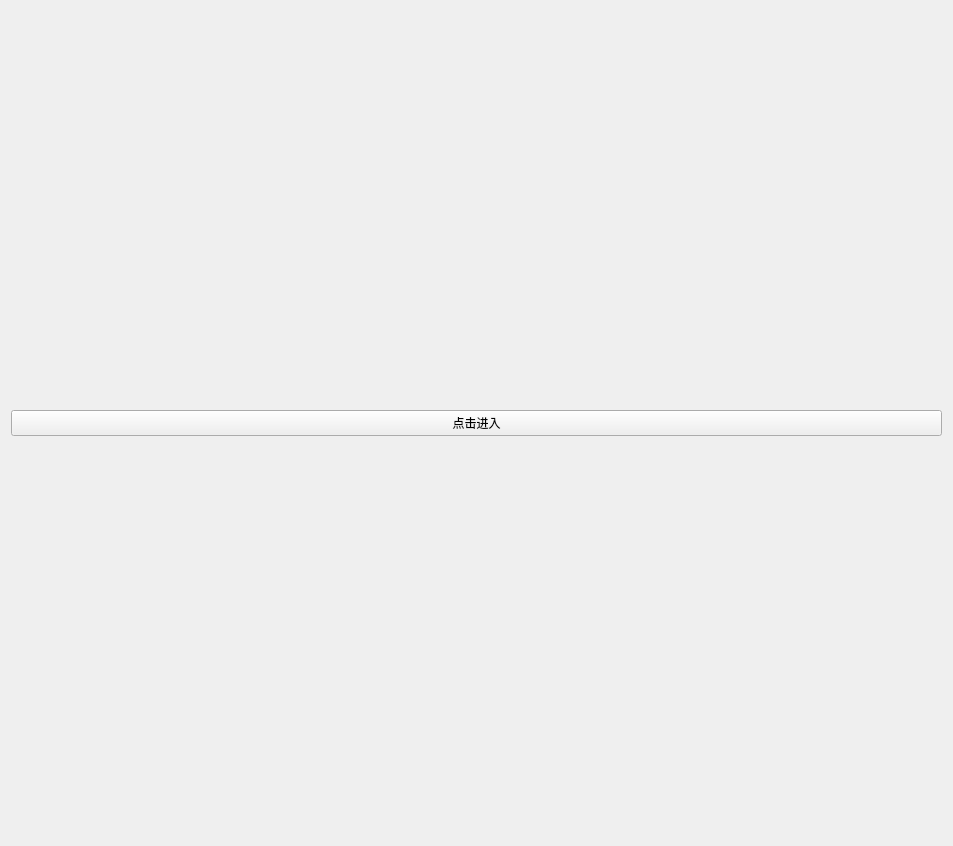
<?xml version="1.0" encoding="UTF-8"?>
<ui version="4.0">
 <class>Widget</class>
 <widget class="QWidget" name="Widget">
  <property name="geometry">
   <rect>
    <x>0</x>
    <y>0</y>
    <width>953</width>
    <height>846</height>
   </rect>
  </property>
  <property name="windowTitle">
   <string>Widget</string>
  </property>
  <layout class="QHBoxLayout" name="horizontalLayout">
   <item>
    <widget class="QPushButton" name="pb0">
     <property name="text">
      <string>点击进入</string>
     </property>
    </widget>
   </item>
  </layout>
 </widget>
 <resources/>
 <connections/>
</ui>
